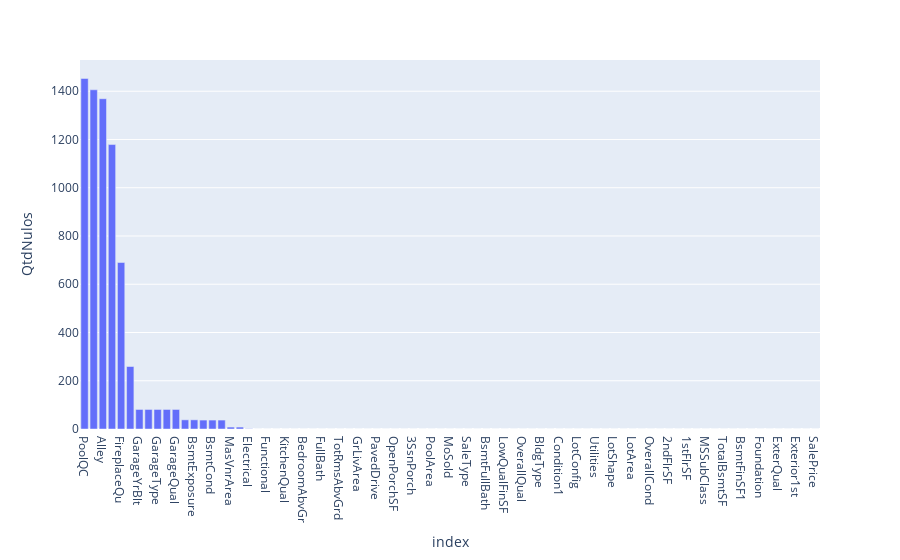

The notebook cell saved with this chart:
### Code cell
nulos = df.isnull().sum().to_frame()
nulos.columns = ['QtdNulos']
nulos = nulos.sort_values(by=['QtdNulos'], ascending = False)
fig = px.bar(nulos, x=nulos.index , y='QtdNulos')
fig.show()

### Figure 1 — Plotly figure (JSON) as saved in the notebook; plotly's stock layout.template omitted (floating-point values rounded to 4 significant figures)
{"data": [{"alignmentgroup": "True", "hovertemplate": "index=%{x}<br>QtdNulos=%{y}<extra></extra>", "legendgroup": "", "marker": {"color": "#636efa", "pattern": {"shape": ""}}, "name": "", "offsetgroup": "", "orientation": "v", "showlegend": false, "textposition": "auto", "type": "bar", "x": ["PoolQC", "MiscFeature", "Alley", "Fence", "FireplaceQu", "LotFrontage", "GarageYrBlt", "GarageCond", "GarageType", "GarageFinish", "GarageQual", "BsmtFinType2", "BsmtExposure", "BsmtQual", "BsmtCond", "BsmtFinType1", "MasVnrArea", "MasVnrType", "Electrical", "Id", "Functional", "Fireplaces", "KitchenQual", "KitchenAbvGr", "BedroomAbvGr", "HalfBath", "FullBath", "BsmtHalfBath", "TotRmsAbvGrd", "GarageCars", "GrLivArea", "GarageArea", "PavedDrive", "WoodDeckSF", "OpenPorchSF", "EnclosedPorch", "3SsnPorch", "ScreenPorch", "PoolArea", "MiscVal", "MoSold", "YrSold", "SaleType", "SaleCondition", "BsmtFullBath", "HeatingQC", "LowQualFinSF", "LandSlope", "OverallQual", "HouseStyle", "BldgType", "Condition2", "Condition1", "Neighborhood", "LotConfig", "YearBuilt", "Utilities", "LandContour", "LotShape", "Street", "LotArea", "MSZoning", "OverallCond", "YearRemodAdd", "2ndFlrSF", "BsmtFinSF2", "1stFlrSF", "CentralAir", "MSSubClass", "Heating", "TotalBsmtSF", "BsmtUnfSF", "BsmtFinSF1", "RoofStyle", "Foundation", "ExterCond", "ExterQual", "Exterior2nd", "Exterior1st", "RoofMatl", "SalePrice"], "xaxis": "x", "y": [1453, 1406, 1369, 1179, 690, 259, 81, 81, 81, 81, 81, 38, 38, 37, 37, 37, 8, 8, 1, 0, 0, 0, 0, 0, 0, 0, 0, 0, 0, 0, 0, 0, 0, 0, 0, 0, 0, 0, 0, 0, 0, 0, 0, 0, 0, 0, 0, 0, 0, 0, 0, 0, 0, 0, 0, 0, 0, 0, 0, 0, 0, 0, 0, 0, 0, 0, 0, 0, 0, 0, 0, 0, 0, 0, 0, 0, 0, 0, 0, 0, 0], "yaxis": "y"}], "layout": {"autosize": true, "barmode": "relative", "legend": {"tracegroupgap": 0}, "margin": {"t": 60}, "xaxis": {"anchor": "y", "autorange": true, "domain": [0, 1], "range": [-0.5, 80.5], "title": {"text": "index"}, "type": "category"}, "yaxis": {"anchor": "x", "autorange": true, "domain": [0, 1], "range": [0, 1529.0], "title": {"text": "QtdNulos"}, "type": "linear"}}}
